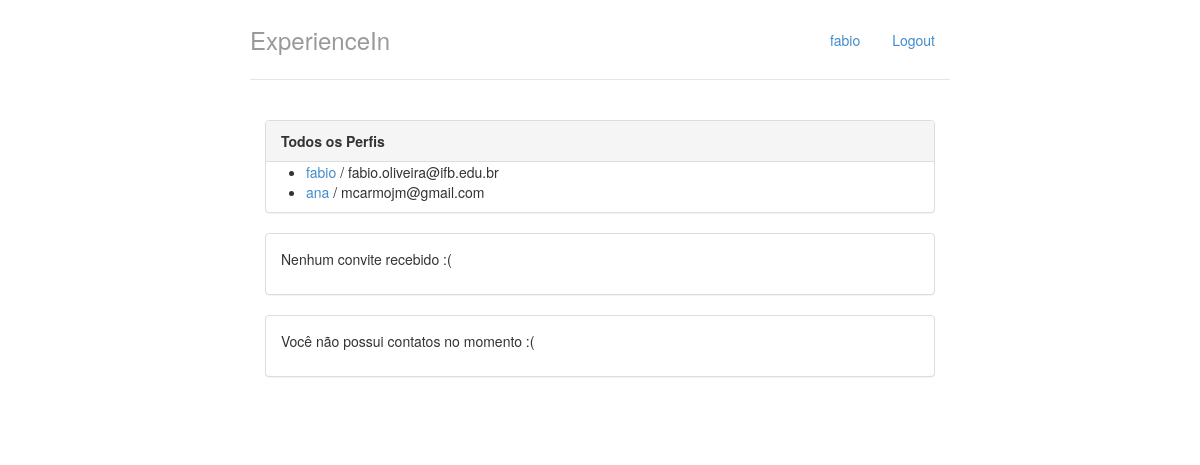
The app's page / (signed in), older data.
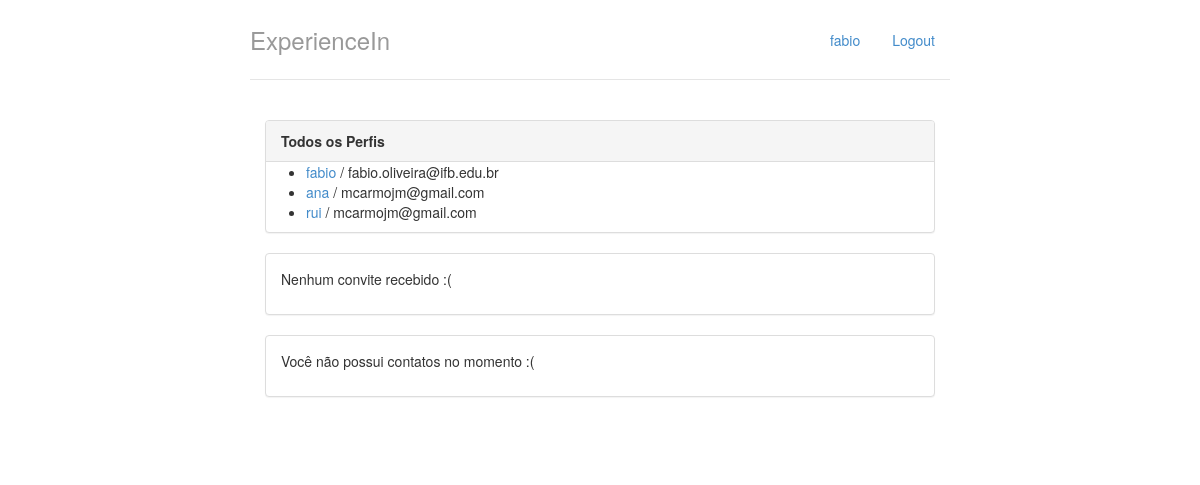
The same page, newer data.
### perfis/models.py (models this page shows, shortened)
class Perfil(models.Model):
	nome = models.CharField(max_length=255, null=False)
	telefone = models.CharField(max_length=15, null=False)
	nome_empresa = models.CharField(max_length=255, null=False)
	contatos = models.ManyToManyField('self')
	usuario = models.OneToOneField(User, on_delete=models.CASCADE, related_name='perfil')
	@property
	def email(self):
		return self.usuario.email

### perfis/views.py (the view)
# urls.py: path('', views.index, name='index'),
@login_required
def index(request):
	return render(request, 'index.html', {'perfis': Perfil.objects.all(), 'perfil_logado': get_perfil_logado(request)})

### perfis/views.py (called while the page is built)
@login_required
def get_perfil_logado(request):
	return request.user.perfil

### perfis/templates/index.html
{% extends "base.html" %}
{% block body %}
<div class="col-lg-12">
	<div class="panel panel-default">
		<div class="panel-heading">
			<strong>Todos os Perfis</strong>
		</div>
		{% if perfis %}
		<ul>
			{% for perfil in perfis %}
			<li>
				<a href="{% url 'exibir' perfil.id %}">{{perfil.nome}}</a> / {{perfil.email}}
			</li>
			{% endfor %}
		</ul>
		{% else %}
		<p>Nenhum perfil encontrado</p>
		{% endif %}
	</div>
	<div class="panel panel-default">
		{% with total_de_convites=perfil_logado.convites_recebidos.count %}
			{% if total_de_convites %}
				<div class="panel-heading">
					<strong>Você tem {{ total_de_convites }} convite{{ total_de_convites|pluralize}} aguardando aprovação</strong>
				</div>
				<ul class="list-group">
					{% for convite in perfil_logado.convites_recebidos.all %}
						<li class="list-group-item">
							{{ convite.solicitante.nome }}
							<a href="{% url 'aceitar' convite.id %}" class="pull-right">aceitar</a>
						</li>
					{% endfor %}
				</ul>
			{% else %}
				<div class="panel-body">
					<p>Nenhum convite recebido :(</p>
				</div>
			{% endif %}
		{% endwith %}
	</div>
	<div class="panel panel-default">
		{% with total_de_contatos=perfil_logado.contatos.count %}
			{% if total_de_contatos %}
				<div class="panel-heading">
					<strong>Você tem {{ total_de_contatos }} contato{{ total_de_contatos|pluralize}}</strong>
				</div>
				<ul class="list-group">
					{% for contato in perfil_logado.contatos.all %}
						<li class="list-group-item">
							<a href="{% url 'exibir' contato.id %}">{{contato.nome}}</a>
						</li>
					{% endfor %}
				</ul>
			{% else %}
				<div class="panel-body">
					<p>Você não possui contatos no momento :(</p>
				</div>
			{% endif %}
		{% endwith %}
	</div>
</div>
{% endblock %}

### perfis/templates/base.html (shortened to what this page needs)
{% load staticfiles %}
<!DOCTYPE html>
<html lang="pt-br">
<head>
	<link rel="stylesheet" href="{% static "styles/bootstrap.css" %}">
	<link rel="stylesheet" href="{% static "styles/main.css" %}">
</head>
<body>
	<div class="container">
		<div class="header">
			<ul class="nav nav-pills pull-right">
				<li><a href="{% url 'index' %}">{{ perfil_logado.nome }}</a></li>
				<li><a href="{% url 'logout' %}">Logout</a></li>
			</ul>
			<h3 class="text-muted">ExperienceIn</h3>
		</div>
		<div class="row content">
			{% block body %}
			{% endblock %}
		</div>
	</div>
</body>
</html>

Row changes from the older to the newer data that the page shows:
added Perfil: nome "rui", email "mcarmojm@gmail.com"
